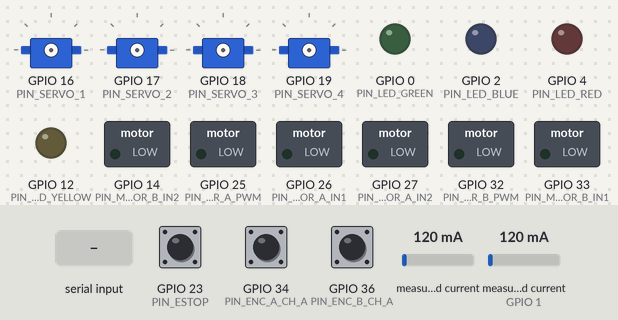
The sketch below on a simulated ESP32. Parts: 4 × servo, switched loads named in the sketch (green lamp = pin HIGH), output pins drawn as LEDs (lit = HIGH). The inputs (shaded band) are chosen by the test bench; at power-on: GPIO 23 (PIN_ESTOP) HIGH, measured current 120 mA, measured current (sensor on GPIO 1) 120 mA, GPIO 34 (PIN_ENC_A_CH_A) HIGH, GPIO 36 (PIN_ENC_B_CH_A) HIGH. What the sketch prints to the serial monitor is not drawn.

Above: at 0.0 s.
At 1.3 s:
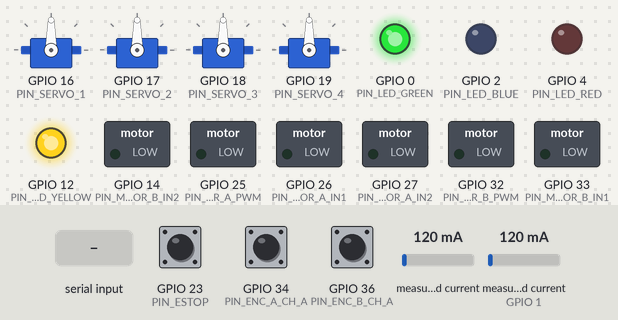
1.4 s: GPIO 23 (PIN_ESTOP) pulled LOW for 0.15 s
At 2.5 s:
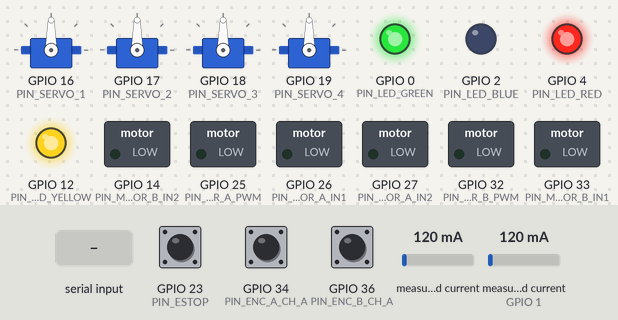
3.0 s: "forward\n" received over Serial
4.5 s: measured current (sensor 0) set to 1000 mA
7.5 s: measured current (sensor on GPIO 1) set to 1000 mA
10.5 s: "1\n" received over Serial
Timing chart, 0 to 13.5 s (numbered marks = the images above; inputs shaded):
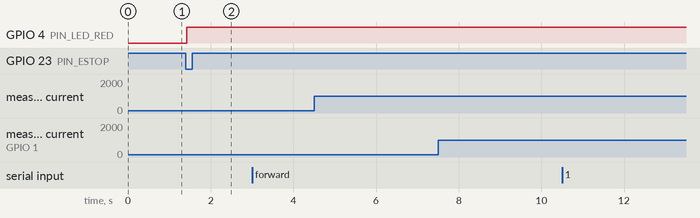

The sketch:

mdb_firmware.ino
```cpp
/**
 * ============================================================
 * Motor Driver Board (MDB) — Firmware Skeleton v0.1
 * Project: AI Robotic System — Leonardo Control Architecture
 * Author:  Leonardo (AI Superagent) for Aaron Edgley / Raxzion Systems, LLC.
 * Date:    2026-06-25
 * MCU:     ESP32-WROOM-32
 * ============================================================
 *
 * OVERVIEW:
 * This firmware runs on the ESP32 aboard the Motor Driver Board.
 * It receives JSON control packets from the Edge Processor (EPIB)
 * via UART, drives DC motors and servos, reads encoder ticks and
 * INA219 current feedback, then sends a status packet back upstream.
 *
 * DATA FLOW:
 *   EPIB / Pi ──UART──► ESP32 ──► L298N ──► DC Motors
 *                              ──► DRV8833 ──► Small Motors
 *                              ──► Servo PWM ──► Servos x4
 *   Encoders ──► ESP32 ──► Status JSON ──UART──► EPIB / Pi
 *   INA219   ──I2C──► ESP32 ──► Status JSON
 *
 * INCOMING CONTROL PACKET (from Pi @ up to 50Hz):
 * {
 *   "timestamp": 1718000000000,
 *   "motor_a": {"speed": 75, "direction": "forward"},
 *   "motor_b": {"speed": 60, "direction": "reverse"},
 *   "servo": [90, 45, 120, 0],
 *   "estop": false
 * }
 *
 * OUTGOING STATUS PACKET (to Pi @ 20Hz):
 * {
 *   "timestamp": 1718000000000,
 *   "motor_a_current_ma": 423,
 *   "motor_b_current_ma": 388,
 *   "encoder_a_ticks": 1042,
 *   "encoder_b_ticks": 998,
 *   "fault": false,
 *   "estop_active": false
 * }
 *
 * DEPENDENCIES (install via Arduino Library Manager):
 *   - ArduinoJson v6+
 *   - Adafruit INA219
 *   - ESP32Servo
 * ============================================================
 */

// ─── Libraries ───────────────────────────────────────────────
#include <Arduino.h>
#include <Wire.h>
#include <ArduinoJson.h>         // ArduinoJson v6+
#include <Adafruit_INA219.h>     // Adafruit INA219 current sensor
#include <ESP32Servo.h>          // ESP32-compatible servo library

// ─── Pin Definitions ─────────────────────────────────────────
// I2C
#define PIN_I2C_SDA         21
#define PIN_I2C_SCL         22

// L298N — Motor A
#define PIN_MOTOR_A_PWM     25   // ENA — speed control
#define PIN_MOTOR_A_IN1     26   // IN1 — direction
#define PIN_MOTOR_A_IN2     27   // IN2 — direction

// L298N — Motor B
#define PIN_MOTOR_B_PWM     32   // ENB — speed control
#define PIN_MOTOR_B_IN1     33   // IN3 — direction
#define PIN_MOTOR_B_IN2     14   // IN4 — direction

// Servos (50Hz PWM)
#define PIN_SERVO_1         16
#define PIN_SERVO_2         17
#define PIN_SERVO_3         18
#define PIN_SERVO_4         19

// Encoders (interrupt-capable pins)
#define PIN_ENC_A_CH_A      34   // Encoder A — Channel A
#define PIN_ENC_A_CH_B      35   // Encoder A — Channel B
#define PIN_ENC_B_CH_A      36   // Encoder B — Channel A
#define PIN_ENC_B_CH_B      39   // Encoder B — Channel B

// E-Stop (active LOW)
#define PIN_ESTOP           23

// Status LEDs
#define PIN_LED_GREEN        0   // Logic power OK (always on when live)
#define PIN_LED_YELLOW      12   // Motor power active
#define PIN_LED_RED          4   // Fault / E-Stop
#define PIN_LED_BLUE         2   // Data RX heartbeat

// UART (to/from EPIB)
#define PIN_UART_TX          1
#define PIN_UART_RX          3

// ─── Configuration ───────────────────────────────────────────
#define UART_BAUD           115200
#define I2C_FREQ            400000
#define LOOP_HZ             20
#define LOOP_INTERVAL_MS    (1000 / LOOP_HZ)   // 50ms
#define PWM_FREQ            20000              // 20kHz PWM — inaudible
#define PWM_RESOLUTION      8                  // 8-bit: 0–255
#define SERVO_MIN_US        500                // Minimum pulse width (µs)
#define SERVO_MAX_US        2500               // Maximum pulse width (µs)
#define ESTOP_DEBOUNCE_MS   20
#define WATCHDOG_TIMEOUT_MS 500                // Stop motors if no cmd in 500ms

// ─── PWM Channels (ESP32 LEDC) ───────────────────────────────
#define PWM_CH_MOTOR_A      0
#define PWM_CH_MOTOR_B      1

// ─── Objects ─────────────────────────────────────────────────
Adafruit_INA219 ina219_a(0x40);   // Motor A current sensor
Adafruit_INA219 ina219_b(0x41);   // Motor B current sensor (alt address)
Servo servo1, servo2, servo3, servo4;

// ─── State Variables ─────────────────────────────────────────
bool ina219_ok       = false;
bool estop_active    = false;
bool fault           = false;
volatile long enc_a_ticks = 0;
volatile long enc_b_ticks = 0;
unsigned long last_loop_ms    = 0;
unsigned long last_cmd_ms     = 0;
uint32_t      packet_count    = 0;

// ─── Forward Declarations ────────────────────────────────────
void init_i2c();
void init_motors();
void init_servos();
void init_encoders();
void init_leds();
void init_estop();
bool init_current_sensors();
void process_control_packet(const JsonDocument& doc);
void set_motor(uint8_t pwm_ch, uint8_t in1, uint8_t in2,
               int speed, const char* direction);
void stop_motor(uint8_t pwm_ch, uint8_t in1, uint8_t in2);
void stop_all_motors();
void set_servos(const JsonArray& angles);
void trigger_estop();
void clear_estop();
void transmit_status(float current_a_ma, float current_b_ma);
void blink_led(uint8_t pin, uint16_t ms);
void check_watchdog();

// ─── Encoder ISRs ────────────────────────────────────────────
void IRAM_ATTR isr_enc_a() { enc_a_ticks++; }
void IRAM_ATTR isr_enc_b() { enc_b_ticks++; }

// ─── E-Stop ISR ──────────────────────────────────────────────
void IRAM_ATTR isr_estop() {
  static unsigned long last_trigger = 0;
  unsigned long now = millis();
  if (now - last_trigger > ESTOP_DEBOUNCE_MS) {
    estop_active = true;
    last_trigger = now;
  }
}

// ════════════════════════════════════════════════════════════
// SETUP
// ════════════════════════════════════════════════════════════
void setup() {
  Serial.begin(UART_BAUD);
  delay(100);
  Serial.println("[MDB] Motor Driver Board v0.1 booting...");

  init_leds();
  init_i2c();
  init_motors();
  init_servos();
  init_encoders();
  init_estop();
  ina219_ok = init_current_sensors();

  // Signal boot complete
  digitalWrite(PIN_LED_GREEN, HIGH);
  digitalWrite(PIN_LED_YELLOW, HIGH);

  last_cmd_ms = millis();   // Init watchdog timer
  Serial.println("[MDB] Boot complete. Awaiting control packets.");
}

// ════════════════════════════════════════════════════════════
// MAIN LOOP — runs at 20Hz
// ════════════════════════════════════════════════════════════
void loop() {
  unsigned long now = millis();
  if (now - last_loop_ms < LOOP_INTERVAL_MS) return;
  last_loop_ms = now;

  // ── Check E-Stop ─────────────────────────────────────────
  if (estop_active) {
    stop_all_motors();
    digitalWrite(PIN_LED_RED, HIGH);
    fault = true;
  }

  // ── Watchdog — stop motors if no command received ─────────
  check_watchdog();

  // ── Read incoming UART packet ─────────────────────────────
  if (Serial.available()) {
    String line = Serial.readStringUntil('\n');
    line.trim();
    if (line.length() > 0) {
      StaticJsonDocument<512> doc;
      DeserializationError err = deserializeJson(doc, line);
      if (err) {
        Serial.println("[MDB] JSON parse error: " + String(err.c_str()));
      } else {
        // Check for software E-Stop command
        if (doc.containsKey("estop") && doc["estop"].as<bool>()) {
          trigger_estop();
        } else if (estop_active && doc.containsKey("estop_clear")) {
          clear_estop();
        } else if (!estop_active) {
          process_control_packet(doc);
          last_cmd_ms = millis();
          blink_led(PIN_LED_BLUE, 5);
        }
      }
    }
  }

  // ── Read current sensors ──────────────────────────────────
  float current_a_ma = 0.0;
  float current_b_ma = 0.0;
  if (ina219_ok) {
    current_a_ma = ina219_a.getCurrent_mA();
    current_b_ma = ina219_b.getCurrent_mA();
  }

  // ── Transmit status packet upstream ──────────────────────
  transmit_status(current_a_ma, current_b_ma);
  packet_count++;
}

// ════════════════════════════════════════════════════════════
// INITIALIZATION
// ════════════════════════════════════════════════════════════

void init_i2c() {
  Wire.begin(PIN_I2C_SDA, PIN_I2C_SCL);
  Wire.setClock(I2C_FREQ);
  Serial.println("[MDB] I2C initialized at 400kHz.");
}

void init_motors() {
  // Configure LEDC PWM channels
  ledcSetup(PWM_CH_MOTOR_A, PWM_FREQ, PWM_RESOLUTION);
  ledcSetup(PWM_CH_MOTOR_B, PWM_FREQ, PWM_RESOLUTION);
  ledcAttachPin(PIN_MOTOR_A_PWM, PWM_CH_MOTOR_A);
  ledcAttachPin(PIN_MOTOR_B_PWM, PWM_CH_MOTOR_B);

  // Direction pins
  pinMode(PIN_MOTOR_A_IN1, OUTPUT);
  pinMode(PIN_MOTOR_A_IN2, OUTPUT);
  pinMode(PIN_MOTOR_B_IN1, OUTPUT);
  pinMode(PIN_MOTOR_B_IN2, OUTPUT);

  // Start stopped
  stop_all_motors();
  Serial.println("[MDB] Motors initialized (stopped).");
}

void init_servos() {
  servo1.attach(PIN_SERVO_1, SERVO_MIN_US, SERVO_MAX_US);
  servo2.attach(PIN_SERVO_2, SERVO_MIN_US, SERVO_MAX_US);
  servo3.attach(PIN_SERVO_3, SERVO_MIN_US, SERVO_MAX_US);
  servo4.attach(PIN_SERVO_4, SERVO_MIN_US, SERVO_MAX_US);

  // Center all servos on boot
  servo1.write(90); servo2.write(90);
  servo3.write(90); servo4.write(90);
  Serial.println("[MDB] Servos initialized (centered at 90°).");
}

void init_encoders() {
  pinMode(PIN_ENC_A_CH_A, INPUT_PULLUP);
  pinMode(PIN_ENC_A_CH_B, INPUT_PULLUP);
  pinMode(PIN_ENC_B_CH_A, INPUT_PULLUP);
  pinMode(PIN_ENC_B_CH_B, INPUT_PULLUP);

  attachInterrupt(digitalPinToInterrupt(PIN_ENC_A_CH_A), isr_enc_a, RISING);
  attachInterrupt(digitalPinToInterrupt(PIN_ENC_B_CH_A), isr_enc_b, RISING);
  Serial.println("[MDB] Encoders initialized with interrupts.");
}

void init_leds() {
  pinMode(PIN_LED_GREEN,  OUTPUT);
  pinMode(PIN_LED_YELLOW, OUTPUT);
  pinMode(PIN_LED_RED,    OUTPUT);
  pinMode(PIN_LED_BLUE,   OUTPUT);
  digitalWrite(PIN_LED_GREEN,  LOW);
  digitalWrite(PIN_LED_YELLOW, LOW);
  digitalWrite(PIN_LED_RED,    LOW);
  digitalWrite(PIN_LED_BLUE,   LOW);
}

void init_estop() {
  pinMode(PIN_ESTOP, INPUT_PULLUP);
  attachInterrupt(digitalPinToInterrupt(PIN_ESTOP), isr_estop, FALLING);
  Serial.println("[MDB] E-Stop initialized (active LOW, interrupt-driven).");
}

bool init_current_sensors() {
  bool ok_a = ina219_a.begin();
  bool ok_b = ina219_b.begin();
  if (!ok_a) Serial.println("[MDB] WARNING: INA219 (Motor A) not found.");
  if (!ok_b) Serial.println("[MDB] WARNING: INA219 (Motor B) not found.");
  if (ok_a && ok_b) Serial.println("[MDB] INA219 current sensors initialized.");
  return (ok_a || ok_b);   // Partial OK — at least one sensor present
}

// ════════════════════════════════════════════════════════════
// CONTROL PACKET PROCESSING
// ════════════════════════════════════════════════════════════

void process_control_packet(const JsonDocument& doc) {
  // Motor A
  if (doc.containsKey("motor_a")) {
    int speed        = doc["motor_a"]["speed"]     | 0;
    const char* dir  = doc["motor_a"]["direction"] | "stop";
    set_motor(PWM_CH_MOTOR_A, PIN_MOTOR_A_IN1, PIN_MOTOR_A_IN2, speed, dir);
  }

  // Motor B
  if (doc.containsKey("motor_b")) {
    int speed        = doc["motor_b"]["speed"]     | 0;
    const char* dir  = doc["motor_b"]["direction"] | "stop";
    set_motor(PWM_CH_MOTOR_B, PIN_MOTOR_B_IN1, PIN_MOTOR_B_IN2, speed, dir);
  }

  // Servos — array of 4 angles [0–180]
  if (doc.containsKey("servo")) {
    JsonArrayConst angles = doc["servo"].as<JsonArrayConst>();
    if (angles.size() >= 4) {
      int a1 = constrain(angles[0].as<int>(), 0, 180);
      int a2 = constrain(angles[1].as<int>(), 0, 180);
      int a3 = constrain(angles[2].as<int>(), 0, 180);
      int a4 = constrain(angles[3].as<int>(), 0, 180);
      servo1.write(a1);
      servo2.write(a2);
      servo3.write(a3);
      servo4.write(a4);
    }
  }
}

// ════════════════════════════════════════════════════════════
// MOTOR CONTROL
// ════════════════════════════════════════════════════════════

void set_motor(uint8_t pwm_ch, uint8_t in1, uint8_t in2,
               int speed, const char* direction) {
  // Clamp speed 0–100 → map to 0–255 PWM
  speed = constrain(speed, 0, 100);
  uint8_t pwm_val = map(speed, 0, 100, 0, 255);

  if (strcmp(direction, "forward") == 0) {
    digitalWrite(in1, HIGH);
    digitalWrite(in2, LOW);
  } else if (strcmp(direction, "reverse") == 0) {
    digitalWrite(in1, LOW);
    digitalWrite(in2, HIGH);
  } else {
    // "stop" or unknown
    stop_motor(pwm_ch, in1, in2);
    return;
  }

  ledcWrite(pwm_ch, pwm_val);
}

void stop_motor(uint8_t pwm_ch, uint8_t in1, uint8_t in2) {
  ledcWrite(pwm_ch, 0);
  digitalWrite(in1, LOW);
  digitalWrite(in2, LOW);
}

void stop_all_motors() {
  stop_motor(PWM_CH_MOTOR_A, PIN_MOTOR_A_IN1, PIN_MOTOR_A_IN2);
  stop_motor(PWM_CH_MOTOR_B, PIN_MOTOR_B_IN1, PIN_MOTOR_B_IN2);
}

// ════════════════════════════════════════════════════════════
// E-STOP
// ════════════════════════════════════════════════════════════

void trigger_estop() {
  estop_active = true;
  stop_all_motors();
  digitalWrite(PIN_LED_RED, HIGH);
  fault = true;
  Serial.println("[MDB] E-STOP TRIGGERED — all motors halted.");
}

void clear_estop() {
  estop_active = false;
  fault = false;
  digitalWrite(PIN_LED_RED, LOW);
  Serial.println("[MDB] E-Stop cleared. Ready for commands.");
}

// ════════════════════════════════════════════════════════════
// WATCHDOG
// ════════════════════════════════════════════════════════════

void check_watchdog() {
  if (!estop_active && (millis() - last_cmd_ms > WATCHDOG_TIMEOUT_MS)) {
    stop_all_motors();  // Silent stop — no fault, just safety
  }
}

// ════════════════════════════════════════════════════════════
// STATUS PACKET TRANSMISSION
// ════════════════════════════════════════════════════════════

void transmit_status(float current_a_ma, float current_b_ma) {
  StaticJsonDocument<256> doc;

  doc["timestamp"]        = (unsigned long long)millis();
  doc["packet_id"]        = packet_count;
  doc["motor_a_current_ma"] = serialized(String(current_a_ma, 1));
  doc["motor_b_current_ma"] = serialized(String(current_b_ma, 1));

  // Snapshot encoder ticks atomically
  noInterrupts();
  long snap_a = enc_a_ticks;
  long snap_b = enc_b_ticks;
  interrupts();

  doc["encoder_a_ticks"]  = snap_a;
  doc["encoder_b_ticks"]  = snap_b;
  doc["fault"]            = fault;
  doc["estop_active"]     = estop_active;

  serializeJson(doc, Serial);
  Serial.println();
}

// ════════════════════════════════════════════════════════════
// UTILITY
// ════════════════════════════════════════════════════════════

void blink_led(uint8_t pin, uint16_t ms) {
  digitalWrite(pin, HIGH);
  delay(ms);
  digitalWrite(pin, LOW);
}
```

Measured:
- after the input at 1.4 s, GPIO 4 (PIN_LED_RED): LOW → HIGH at once
- after the input at 3.0 s, every drawn part: stays the same
- after the input at 4.5 s, every drawn part: stays the same
- after the input at 7.5 s, every drawn part: stays the same
- after the input at 10.5 s, every drawn part: stays the same
